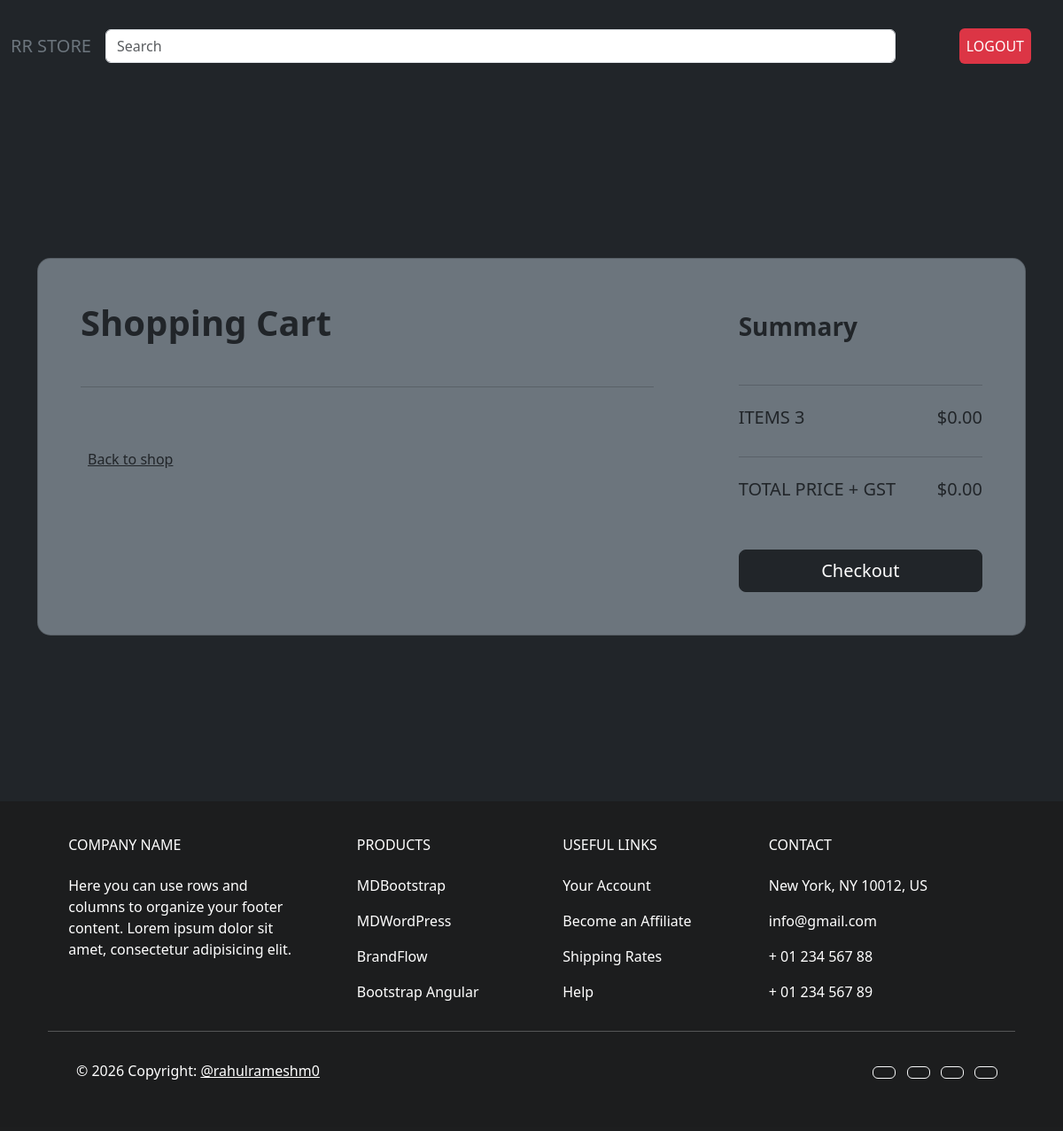
Page /cart/ (signed in) on the earlier database version.
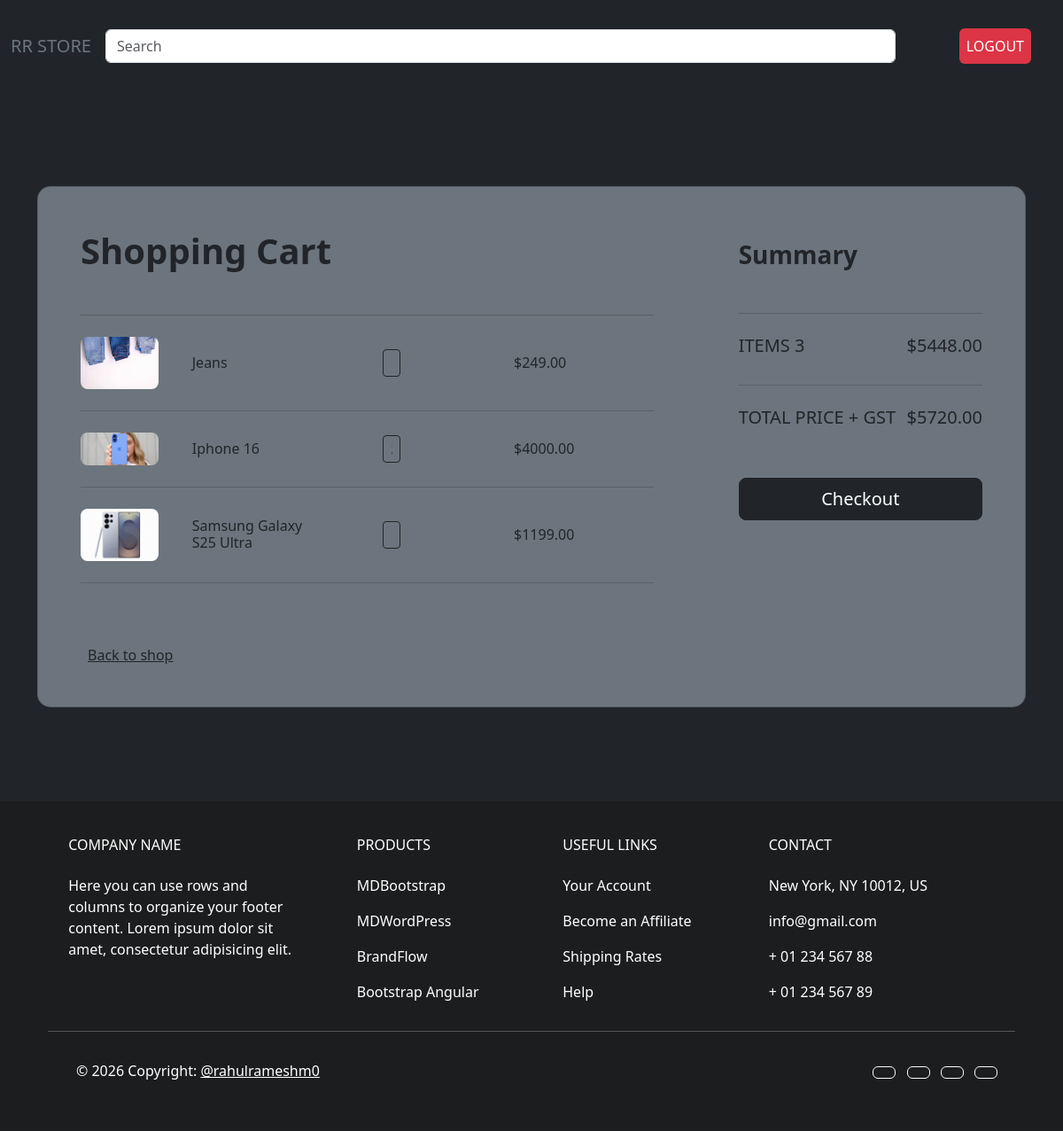
Same page on the later database version.
### cart/models.py (models this page shows, shortened)
class Cart(models.Model):
    user = models.ForeignKey(User, on_delete=models.CASCADE)
    products = models.ForeignKey(Products, on_delete=models.CASCADE)
    quantity = models.IntegerField(default=1)
    class Meta:
        unique_together = ('user', 'products')
    def total_price(self):
        return self.products.price * self.quantity

### add_products/models.py (models this page shows, shortened)
class Products(models.Model):
    PRODUCT_STATUS = [
        ('in_stock', 'In Stock'),
        ('out_of_stock', 'OUT of Stock'),
    ]
    PRODUCT_TYPES = [
        ('electronics', 'Electronics'),
        ('grocery', 'Grocery'),
        ('clothing', 'Clothing'),
        ('fitness', 'Fitness'),
        ('toys', 'Toys')
    ]
    user = models.ForeignKey(User, on_delete=models.CASCADE)
    product_id = models.IntegerField(unique=True)
    quantity = models.CharField(max_length=150)
    status = models.CharField(max_length=20,choices=PRODUCT_STATUS)
    price = models.DecimalField(max_digits=10, decimal_places=2, default=0.00)
    product_types = models.CharField(max_length=20, choices=PRODUCT_TYPES)
    vendor_name = models.CharField(max_length=150, blank=False)
    image = models.ImageField(upload_to='products/',blank=True, null=True)

### cart/views.py (the view)
# urls.py: path('cart/', views.cart, name='cart'),
@login_required(login_url='login')
def cart(request):
    cart_items = Cart.objects.filter(user=request.user)
    grand_total = Decimal('0.00')
    for item in cart_items:
        grand_total += item.products.price * item.quantity
    gst = grand_total * Decimal('0.05')
    final_total = grand_total + round(gst)
    return render(request, 'cart.html', {'cart_items':cart_items, 'grand_total':grand_total, 'final_total':final_total})

### templates/cart.html (shortened to what this page needs)
{% extends "user-dashboard.html" %}
{% load static %}
{% block content %}
<link rel="stylesheet" href="{% static 'css/cart.css' %}">
    <body>
        <section class="h-100 h-custom bg-dark">
            <div class="container py-5 h-100">
                <div class="row d-flex justify-content-center align-items-center h-100">
                    <div class="col-12">
                        <div class="card card-registration card-registration-2 bg-secondary" style="border-radius: 15px;">
                            <div class="card-body p-0">
                                <div class="row g-0">
                                    <div class="col-lg-8">
                                        <div class="p-5">
                                            <div class="d-flex justify-content-between align-items-center mb-5">
                                                <h1 class="fw-bold mb-0">Shopping Cart</h1>
                                            </div>
                                            <hr class="my-4">
                                            {% if cart_items %}
                                            {% for item in cart_items %}
                                                <div class="row mb-4 d-flex justify-content-between align-items-center">
                                                    <div class="col-md-2 col-lg-2 col-xl-2">
                                                        <img
                                                        src="{{ item.products.image.url }}"
                                                        class="img-fluid rounded-3" alt="..">
                                                    </div>
                                                    <div class="col-md-3 col-lg-3 col-xl-3">
                                                        <h6 class="mb-0">{{ item.products.vendor_name }}</h6>
                                                    </div>
                                                    <div class="col-md-3 col-lg-3 col-xl-2 d-flex">
                                                        <button data-mdb-button-init data-mdb-ripple-init class="btn btn-link px-2"
                                                        onclick="this.parentNode.querySelector('input[type=number]').stepDown()">
                                                    </button>
                                                    <input id="form1" min="0" name="quantity" value="{{ item.quantity }}" type="text"
                                                    class="form-control form-control-sm text-center mx-3 bg-secondary border-dark" readonly />
                                                    <button data-mdb-button-init data-mdb-ripple-init class="btn btn-link px-2"
                                                    onclick="this.parentNode.querySelector('input[type=number]').stepUp()">
                                                </button>
                                            </div>
                                            <div class="col-md-3 col-lg-2 col-xl-2 offset-lg-1">
                                                <h6 class="mb-0">${{ item.total_price }}</h6>
                                            </div>
                                        </div>
                                        <hr class="my-4">
                                        {% endfor %}
                                        {% endif %}
                                        <div class="pt-5">
                                            <h6 class="mb-0"><a href="{% url 'user' %}" class="text-body">Back to shop</a></h6>
                                            </div>
                                        </div>
                                    </div>
                                    <div class="col-lg-4 bg-body-dark">
                                        <div class="p-5">
                                            <h3 class="fw-bold mb-5 mt-2 pt-1">Summary</h3>
                                            <hr class="my-4">
                                            <div class="d-flex justify-content-between mb-4">
                                                <h5 class="text-uppercase">items 3</h5>
                                                <h5>${{ grand_total }}</h5>
                                            </div>
                                            <hr class="my-4">
                                            <div class="d-flex justify-content-between mb-5">
                                                <h5 class="text-uppercase">Total price + GST</h5>
                                                <h5>${{ final_total }}</h5>
                                            </div>
                                                <a href="{% url 'cart_checkout' %}" data-mdb-button-init data-mdb-ripple-init class="btn btn-dark btn-block btn-lg w-100 text-decoration-none"data-mdb-ripple-color="dark">Checkout</a>
                                        </div>
                                    </div>
                                </div>
                            </div>
                        </div>
                    </div>
                </div>
            </div>
        </section>
    </body>
{% endblock content %}

### templates/user-dashboard.html (shortened to what this page needs)
{% load static %}
<!DOCTYPE html>
<html lang="en">
    <head>
        {% load django_bootstrap5 %}
        {% bootstrap_css %}
        <link rel="stylesheet" href="{% static 'css/footer.css' %}">
    </head>
<body class="bg-dark">
    <nav class="navbar navbar-expand-lg bg-secondory">
        <div class="container-fluid">
            <a class="navbar-brand text-secondary" href="{% url 'user' %}">RR STORE</a>
            <div class="collapse navbar-collapse" id="navbarSupportedContent">
                <input type="email" class="form-control" id="exampleFormControlInput1" placeholder="Search">
                {% if user.is_authenticated %}
                <a href="{% url 'logout' %}" class="m-4 text-white p-2 rounded bg-danger text-decoration-none">LOGOUT</a>
                {% else %}
                <a href="{% url 'login' %}" class="m-4 text-white p-2  rounded bg-primary text-decoration-none">LOGIN</a>
                {% endif %}
            </div>
        </div>
    </nav>
  {% block content %}{% endblock content %}
  <footer class="text-center text-lg-start text-white" style="background-color:#1b1b1bbf ">
    <div class="container p-4">
      <section class="#">
        <div class="row">
          <div class="col-md-3 col-lg-3 col-xl-3 mx-auto mt-3">
            <h6 class="text-uppercase mb-4 font-weight-bold">
              Company name
            </h6>
            <p>
              Here you can use rows and columns to organize your footer
              content. Lorem ipsum dolor sit amet, consectetur adipisicing
              elit.
            </p>
          </div>
          <div class="col-md-2 col-lg-2 col-xl-2 mx-auto mt-3">
            <h6 class="text-uppercase mb-4 font-weight-bold">Products</h6>
            <p>
              <a href="#" class="text-white text-decoration-none">MDBootstrap</a>
            </p>
            <p>
              <a href="#" class="text-white text-decoration-none">MDWordPress</a>
            </p>
            <p>
              <a href="#" class="text-white text-decoration-none">BrandFlow</a>
            </p>
            <p>
              <a href="#" class="text-white text-decoration-none">Bootstrap Angular</a>
            </p>
          </div>
          <div class="col-md-3 col-lg-2 col-xl-2 mx-auto mt-3">
            <h6 class="text-uppercase mb-4 font-weight-bold">
              Useful links
            </h6>
            <p>
              <a href="#" class="text-white text-decoration-none">Your Account</a>
            </p>
            <p>
              <a href="#" class="text-white text-decoration-none">Become an Affiliate</a>
            </p>
            <p>
              <a href="#" class="text-white text-decoration-none">Shipping Rates</a>
            </p>
            <p>
              <a href="#" class="text-white text-decoration-none">Help</a>
            </p>
          </div>
          <div class="col-md-4 col-lg-3 col-xl-3 mx-auto mt-3">
            <h6 class="text-uppercase mb-4 font-weight-bold">Contact</h6>
            <p> New York, NY 10012, US</p>
            <p> info@gmail.com</p>
            <p> + 01 234 567 88</p>
            <p> + 01 234 567 89</p>
          </div>
        </div>
      </section>
      <hr class="my-3">
      <section class="p-3 pt-0">
        <div class="row d-flex align-items-center">
          <div class="col-md-7 col-lg-8 text-center text-md-start">
            <div class="p-3">
              © 2026 Copyright:
              <a class="text-white" href="https://mdbootstrap.com/">@rahulrameshm0</a>
            </div>
          </div>
          <div class="col-md-5 col-lg-4 ml-lg-0 text-center text-md-end">
            <a href="#" class="btn btn-outline-light btn-floating m-1" class="text-white" role="button"></a>
            <a href="#" class="btn btn-outline-light btn-floating m-1" class="text-white" role="button"></a>
            <a href="#" class="btn btn-outline-light btn-floating m-1" class="text-white" role="button" ></a>
            <a href="#" class="btn btn-outline-light btn-floating m-1" class="text-white" role="button"></a>
          </div>
        </div>
      </section>
    </div>
  </footer>
</body>
</html>

### static/css/cart.css (style rules this page uses)
@media (min-width: 1025px) { .h-custom { height: 100vh !important; } }

Differences in the rows shown:
added Cart: products.image (picture), products.vendor_name "Jeans", quantity "1", total_price "249.00"
added Cart: products.image (picture), products.vendor_name "Iphone 16", quantity "2", total_price "4000.00"
added Cart: products.image (picture), products.vendor_name "Samsung Galaxy S25 Ultra", quantity "1", total_price "1199.00"
Other differences:
{{ grand_total }}: "0.00" → "5448.00"
{{ final_total }}: "0.00" → "5720.00"
